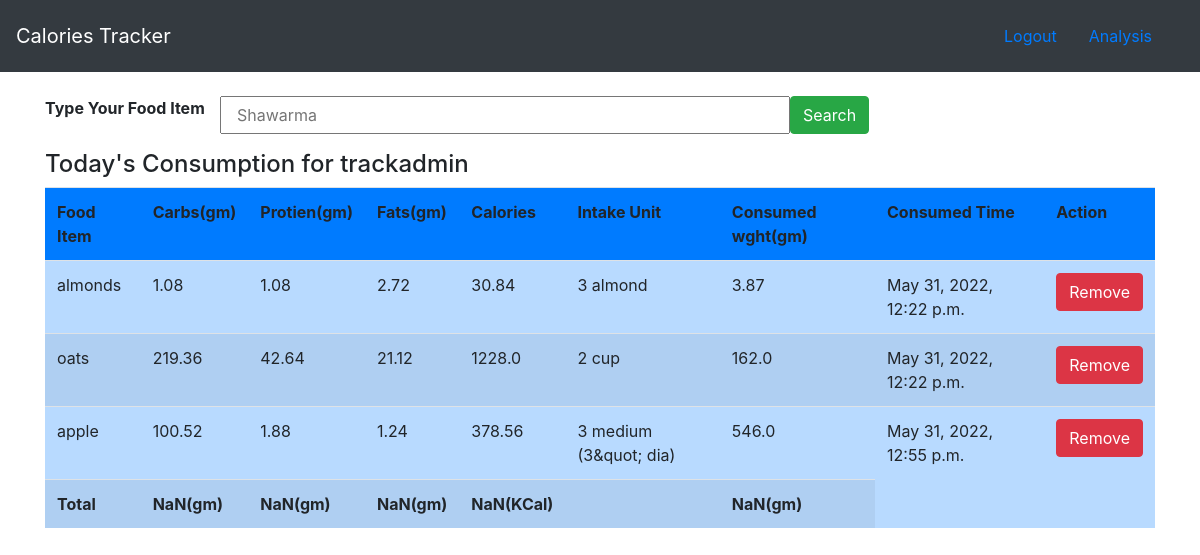
The page /user/ (signed in) on the database its author committed.
### foodList/models.py (models this page shows, shortened)
class Record(models.Model):
    uname = models.CharField(max_length=200)
    fname = models.CharField(max_length=500)
    carbs = models.FloatField()
    protien = models.FloatField()
    fats = models.FloatField()
    calories = models.FloatField()
    units = models.CharField(max_length=200, default=None)
    weight = models.FloatField(default=None)
    quantity = models.FloatField(default=None)
    time = models.DateTimeField(default=None)

### foodList/views.py (the view, shortened to what this page needs)
# urls.py: path('user/', food_views.user, name='user'),
@login_required
def user(request):
    if not request.user.is_authenticated:
        return render(request, '/')
    foodName = None
    flist = None
    flist = Record.objects.filter(uname = request.user.username)
    return render(request, 'foodList/index.html', {'flist':flist})

### foodList/templates/foodList/index.html (shortened to what this page needs)
<!DOCTYPE html>
<html>
<head>
	<link rel="stylesheet" href="https://cdn.jsdelivr.net/npm/bootstrap@4.0.0/dist/css/bootstrap.min.css">
</head>
<body>
	<nav class="navbar navbar-dark bg-dark">
		<a href="#" class="navbar-brand">Calories Tracker</a>
		  <div class="navbar">
	      {% if user.is_authenticated %}
	      <a class="nav-item nav-link" href="{% url 'logout' %}">Logout</a>
	      <a class="nav-item nav-link atc" href="{% url 'analysis' %}">Analysis</a>
	      {% else %}
	       <a class="nav-item nav-link" href="{% url 'login' %}">Login</a>
	      {% endif %}
	    </div>
	</nav> <br>
<div class="container">
	<div class="row">
			<div class="col-md-12">
				<form id='myform' method="POST">
					<div class="form-group row">
					<label class='col-md-2'><b>Type Your Food Item</b></label>
					<input class='col-md-6' type="text" name='Fname' class="form-control" placeholder="Shawarma" required>
					<button name='search' class="btn btn-success" type="submit">Search</button>
					</div>
				</form>
			</div>
	</div>
   {% if flist != None %}
   <div class="row">
			<div class="col-md-12">
				<div>
					<h4>Today's Consumption for {{user.username}}</h4>
				</div>
				<table id='table' class="table table-striped table-primary">
					<tr class="bg-primary">
						<th>Food Item</th>
						<th>Carbs(gm)</th>
						<th>Protien(gm)</th>
						<th>Fats(gm)</th>
						<th>Calories</th>
						<th>Intake Unit</th>
						<th>Consumed wght(gm)</th>
						<th>Consumed Time</th>
						<th>Action</th>
					</tr>
					{% for c in flist %}
					<tr>
						<td>{{c.fname}}</td>
						<td>{{c.carbs}}</td>
						<td>{{c.protien}}</td>
						<td>{{c.fats}}</td>
						<td>{{c.calories}}</td>
						<td>{{c.units}}</td>
						<td>{{c.weight}}</td>
						<td>{{c.time}}</td>
						<td><a class="btn btn-danger" href="{% url 'delete' c.id %}">
						Remove</a></td>
					</tr>
					{% endfor %}
					<tr>
						<td id='name'><b>Total</b></td>
						<td id='totalCarbs'></td>
						<td id='totalProtien'></td>
						<td id='totalFats'></td>
						<td id='totalCalories'></td>
						<td></td>
						<td id='totalWeight'></td>
					</tr>
				</table>
			</div>
   {% endif %}
</div>
</body>
</html>

### rows shown on the page
Record: fname "almonds", carbs "1.08", protien "1.08", fats "2.72", calories "30.84", units "3 almond", weight "3.87", time "May 31, 2022, 12:22 p.m."
Record: fname "oats", carbs "219.36", protien "42.64", fats "21.12", calories "1228.0", units "2 cup", weight "162.0", time "May 31, 2022, 12:22 p.m."
Record: fname "apple", carbs "100.52", protien "1.88", fats "1.24", calories "378.56", units "3 medium (3&quot; dia)", weight "546.0", time "May 31, 2022, 12:55 p.m."

### other values the page prints
{{ user.username }} "trackadmin"
